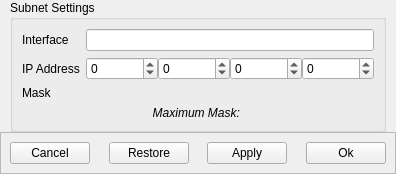
<?xml version="1.0" encoding="UTF-8"?>
<ui version="4.0">
 <class>subnetPopupClass</class>
 <widget class="QMainWindow" name="subnetPopupClass">
  <property name="windowModality">
   <enum>Qt::WindowModal</enum>
  </property>
  <property name="geometry">
   <rect>
    <x>0</x>
    <y>0</y>
    <width>396</width>
    <height>171</height>
   </rect>
  </property>
  <property name="windowTitle">
   <string>MainWindow</string>
  </property>
  <widget class="QWidget" name="centralwidget">
   <layout class="QGridLayout" name="gridLayout">
    <property name="margin">
     <number>0</number>
    </property>
    <property name="spacing">
     <number>0</number>
    </property>
    <item row="1" column="1">
     <widget class="QGroupBox" name="subnetGroupBox">
      <property name="title">
       <string>Subnet Settings</string>
      </property>
      <layout class="QFormLayout" name="formLayout">
       <item row="1" column="0">
        <widget class="QLabel" name="ipLabel">
         <property name="toolTip">
          <string>This is the IP Address the node will attempt to use when using static IP addressing.</string>
         </property>
         <property name="text">
          <string>IP Address</string>
         </property>
        </widget>
       </item>
       <item row="1" column="1">
        <layout class="QHBoxLayout" name="ipHBox">
         <property name="spacing">
          <number>0</number>
         </property>
         <item>
          <widget class="QSpinBox" name="ipSpinBox0">
           <property name="wrapping">
            <bool>true</bool>
           </property>
           <property name="accelerated">
            <bool>true</bool>
           </property>
           <property name="correctionMode">
            <enum>QAbstractSpinBox::CorrectToNearestValue</enum>
           </property>
           <property name="maximum">
            <number>255</number>
           </property>
          </widget>
         </item>
         <item>
          <widget class="QSpinBox" name="ipSpinBox1">
           <property name="wrapping">
            <bool>true</bool>
           </property>
           <property name="accelerated">
            <bool>true</bool>
           </property>
           <property name="correctionMode">
            <enum>QAbstractSpinBox::CorrectToNearestValue</enum>
           </property>
           <property name="maximum">
            <number>255</number>
           </property>
          </widget>
         </item>
         <item>
          <widget class="QSpinBox" name="ipSpinBox2">
           <property name="wrapping">
            <bool>true</bool>
           </property>
           <property name="accelerated">
            <bool>true</bool>
           </property>
           <property name="correctionMode">
            <enum>QAbstractSpinBox::CorrectToNearestValue</enum>
           </property>
           <property name="maximum">
            <number>255</number>
           </property>
          </widget>
         </item>
         <item>
          <widget class="QSpinBox" name="ipSpinBox3">
           <property name="wrapping">
            <bool>true</bool>
           </property>
           <property name="accelerated">
            <bool>true</bool>
           </property>
           <property name="correctionMode">
            <enum>QAbstractSpinBox::CorrectToNearestValue</enum>
           </property>
           <property name="maximum">
            <number>255</number>
           </property>
          </widget>
         </item>
        </layout>
       </item>
       <item row="3" column="0">
        <widget class="QLabel" name="maskLabel">
         <property name="text">
          <string>Mask</string>
         </property>
        </widget>
       </item>
       <item row="3" column="1">
        <layout class="QHBoxLayout" name="maskHBox">
         <property name="spacing">
          <number>0</number>
         </property>
        </layout>
       </item>
       <item row="0" column="0">
        <widget class="QLabel" name="interfaceLabel">
         <property name="text">
          <string>Interface</string>
         </property>
        </widget>
       </item>
       <item row="0" column="1">
        <widget class="QLineEdit" name="interfaceEdit"/>
       </item>
       <item row="4" column="0" colspan="2">
        <widget class="QLabel" name="maxMaskLabel">
         <property name="font">
          <font>
           <italic>true</italic>
          </font>
         </property>
         <property name="text">
          <string>Maximum Mask: </string>
         </property>
         <property name="alignment">
          <set>Qt::AlignCenter</set>
         </property>
        </widget>
       </item>
      </layout>
     </widget>
    </item>
    <item row="2" column="0" colspan="3">
     <widget class="QFrame" name="bBox">
      <property name="sizePolicy">
       <sizepolicy hsizetype="Preferred" vsizetype="Minimum">
        <horstretch>0</horstretch>
        <verstretch>0</verstretch>
       </sizepolicy>
      </property>
      <property name="frameShape">
       <enum>QFrame::StyledPanel</enum>
      </property>
      <property name="frameShadow">
       <enum>QFrame::Raised</enum>
      </property>
      <layout class="QHBoxLayout" name="buttonHBox">
       <item>
        <widget class="QPushButton" name="cancelButton">
         <property name="text">
          <string>Cancel</string>
         </property>
        </widget>
       </item>
       <item>
        <spacer name="bBoxHSpacer_2">
         <property name="orientation">
          <enum>Qt::Horizontal</enum>
         </property>
         <property name="sizeHint" stdset="0">
          <size>
           <width>40</width>
           <height>20</height>
          </size>
         </property>
        </spacer>
       </item>
       <item>
        <widget class="QPushButton" name="restoreButton">
         <property name="text">
          <string>Restore</string>
         </property>
        </widget>
       </item>
       <item>
        <spacer name="bBoxHSpacer_3">
         <property name="orientation">
          <enum>Qt::Horizontal</enum>
         </property>
         <property name="sizeHint" stdset="0">
          <size>
           <width>40</width>
           <height>20</height>
          </size>
         </property>
        </spacer>
       </item>
       <item>
        <widget class="QPushButton" name="applyButton">
         <property name="text">
          <string>Apply</string>
         </property>
        </widget>
       </item>
       <item>
        <spacer name="bBoxHSpacer">
         <property name="orientation">
          <enum>Qt::Horizontal</enum>
         </property>
         <property name="sizeHint" stdset="0">
          <size>
           <width>40</width>
           <height>20</height>
          </size>
         </property>
        </spacer>
       </item>
       <item>
        <widget class="QPushButton" name="okButton">
         <property name="text">
          <string>Ok</string>
         </property>
        </widget>
       </item>
      </layout>
     </widget>
    </item>
    <item row="1" column="0">
     <spacer name="horizontalSpacer">
      <property name="orientation">
       <enum>Qt::Horizontal</enum>
      </property>
      <property name="sizeType">
       <enum>QSizePolicy::Maximum</enum>
      </property>
      <property name="sizeHint" stdset="0">
       <size>
        <width>10</width>
        <height>20</height>
       </size>
      </property>
     </spacer>
    </item>
    <item row="1" column="2">
     <spacer name="horizontalSpacer_2">
      <property name="orientation">
       <enum>Qt::Horizontal</enum>
      </property>
      <property name="sizeType">
       <enum>QSizePolicy::Maximum</enum>
      </property>
      <property name="sizeHint" stdset="0">
       <size>
        <width>10</width>
        <height>20</height>
       </size>
      </property>
     </spacer>
    </item>
    <item row="0" column="1">
     <spacer name="verticalSpacer">
      <property name="sizeType">
       <enum>QSizePolicy::Maximum</enum>
      </property>
      <property name="sizeHint" stdset="0">
       <size>
        <width>20</width>
        <height>10</height>
       </size>
      </property>
     </spacer>
    </item>
   </layout>
  </widget>
 </widget>
 <resources/>
 <connections/>
</ui>
